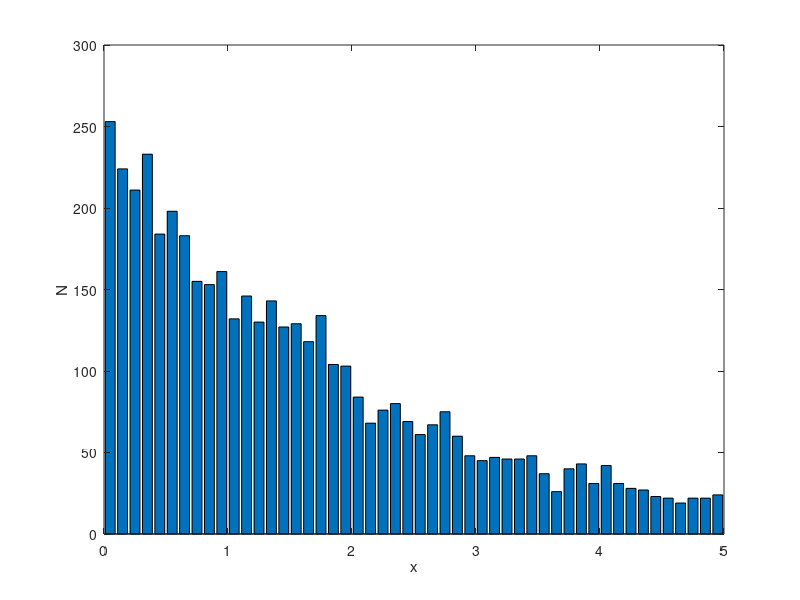

Write MATLAB code to recreate this figure.
clear all

n = 5000;
nsubi = 50;

lamb = 0.5;
N = 5;
a = 2;

tic

s = linspace(0,N,nsubi+1);
for j = 1:nsubi
    Xb(j) = (s(j+1)+s(j))/2;
end
y = zeros(1,nsubi);
k = 1;

for i = 1:n
    x(i) = -log(1 - rand())/lamb;
    for j = 1:nsubi
        if(x(i)>s(j) && x(i)<=s(j+1))
            y(j) += 1;
        end
    end
    if(x(i)>=a)
        xx(k) = x(i);
        k += 1;
    end
end

mean = 1/n*sum(x);
for i = 1:n
    X(i) = (x(i)-mean)^2;
end
var = 1/(n-1)*sum(X);

toc

bar(Xb,y);
xlabel('x');ylabel('N');

fprintf('lambda = %-10.6f\n',lamb);
fprintf('mean    : %-10.6f\n',mean);
fprintf('variance: %-10.6f\n',var);
fprintf('mean X|x>=%-10.6f = %-10.6f\n',a,sum(xx/length(xx)));
